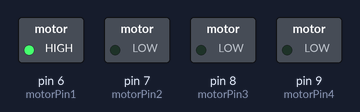
A sketch run on a simulated Arduino Uno, built with avr-gcc and run on an emulated ATmega328P. Parts: switched loads named in the sketch (green lamp = pin HIGH).

Above: at 0.15 s.
At 19.85 s:
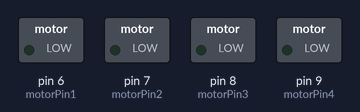
At 39.15 s:
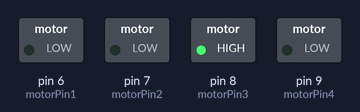
Timing chart, 0 to 40.0 s (numbered marks = the images above):
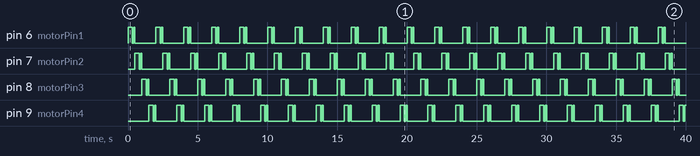

Measured:
- by itself, pin 6 (motorPin1), pin 7 (motorPin2), pin 8 (motorPin3), pin 9 (motorPin4): repeats every 2.0 s: LOW 0.10 s, HIGH 0.10 s, LOW 1.5 s, HIGH 0.30 s
- by itself, everything shown: repeats every 2.0 s, in 12 steps

The sketch:

stepperTest.ino
```cpp
int motorPin1 = 6;
int motorPin2 = 7;
int motorPin3 = 8;
int motorPin4 = 9;
int delayTime = 100;
int delayTime2 = 300;

int nStep = 0;

void setup() {
  Serial.begin(115200);
  pinMode(motorPin1, OUTPUT);
  pinMode(motorPin2, OUTPUT);
  pinMode(motorPin3, OUTPUT);
  pinMode(motorPin4, OUTPUT);
}

void loop() {

  for (int n = 0; n<25; n++){
    digitalWrite(motorPin1, HIGH);
    digitalWrite(motorPin2, LOW);
    digitalWrite(motorPin3, LOW);
    digitalWrite(motorPin4, LOW);
    nStep =nStep +1;
    //Serial.println(nStep);
    delay(delayTime2);
    digitalWrite(motorPin1, LOW);
    delay(delayTime);
    digitalWrite(motorPin1, HIGH);
    delay(delayTime);
    digitalWrite(motorPin1, LOW);
    digitalWrite(motorPin2, HIGH);
    digitalWrite(motorPin3, LOW);
    digitalWrite(motorPin4, LOW);
    nStep =nStep +1;
    //Serial.println(nStep);
    delay(delayTime2);
    digitalWrite(motorPin2, LOW);
    delay(delayTime);
    digitalWrite(motorPin2, HIGH);
    delay(delayTime);
    digitalWrite(motorPin1, LOW);
    digitalWrite(motorPin2, LOW);
    digitalWrite(motorPin3, HIGH);
    digitalWrite(motorPin4, LOW);
    nStep =nStep +1;
    //Serial.println(nStep);
    delay(delayTime2);
    digitalWrite(motorPin3, LOW);
    delay(delayTime);
    digitalWrite(motorPin3, HIGH);
    delay(delayTime);
    digitalWrite(motorPin1, LOW);
    digitalWrite(motorPin2, LOW);
    digitalWrite(motorPin3, LOW);
    digitalWrite(motorPin4, HIGH);
    nStep =nStep +1;
    //Serial.println(nStep);
    delay(delayTime2);
    digitalWrite(motorPin4, LOW);
    delay(delayTime);
    digitalWrite(motorPin4, HIGH);
    delay(delayTime);

  }

  for (int n = 0; n<25; n++){
    digitalWrite(motorPin4, HIGH);
    digitalWrite(motorPin2, LOW);
    digitalWrite(motorPin3, LOW);
    digitalWrite(motorPin1, LOW);
    nStep =nStep +1;
    //Serial.println(nStep);
    delay(delayTime2);
    digitalWrite(motorPin4, LOW);
    delay(delayTime);
    digitalWrite(motorPin1, LOW);
    digitalWrite(motorPin3, HIGH);
    digitalWrite(motorPin2, LOW);
    digitalWrite(motorPin4, LOW);
    nStep =nStep +1;
    //Serial.println(nStep);
    delay(delayTime2);
    digitalWrite(motorPin3, LOW);
    delay(delayTime);
    digitalWrite(motorPin1, LOW);
    digitalWrite(motorPin3, LOW);
    digitalWrite(motorPin2, HIGH);
    digitalWrite(motorPin4, LOW);
    nStep =nStep +1;
    //Serial.println(nStep);
    delay(delayTime2);
    digitalWrite(motorPin2, LOW);
    delay(delayTime);
    digitalWrite(motorPin4, LOW);
    digitalWrite(motorPin2, LOW);
    digitalWrite(motorPin3, LOW);
    digitalWrite(motorPin1, HIGH);
    nStep =nStep +1;
    //Serial.println(nStep);
    delay(delayTime2);
    digitalWrite(motorPin1, LOW);
    delay(delayTime);

  }


}
```
